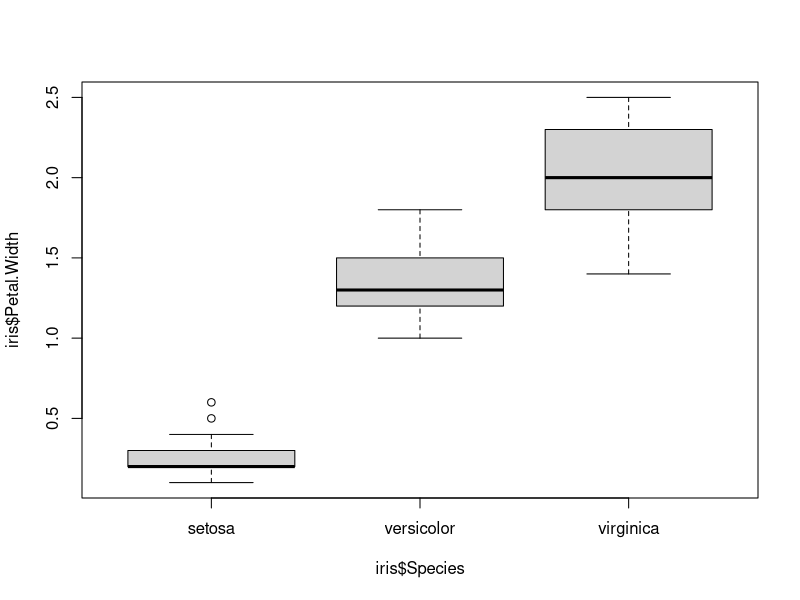
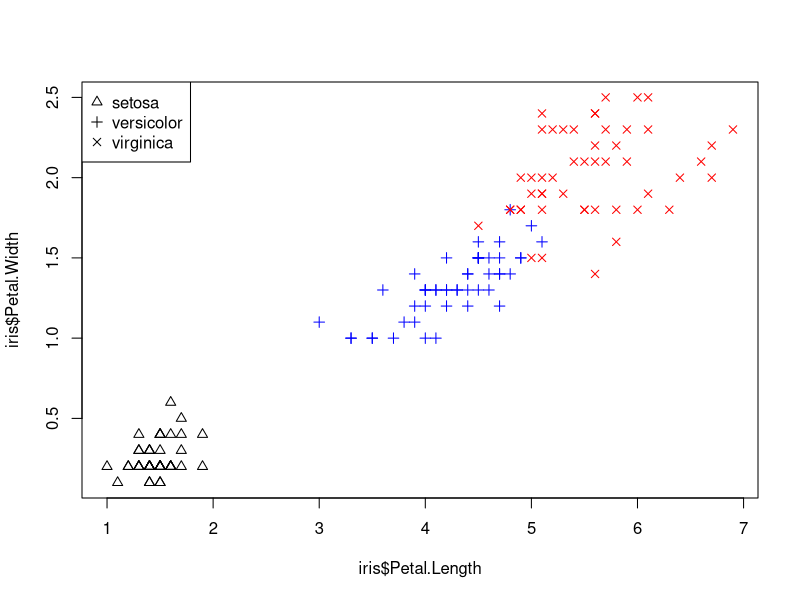

Reproduce these figures in R, in order.
data("iris")
boxplot(iris$Petal.Width~iris$Species)
plot(iris$Petal.Length, iris$Petal.Width, pch=c(2,3,4)[iris$Species], col=c("black", "blue", "red")[iris$Species])
legend("topleft", legend = levels(iris$Species),pch=(2:4))
